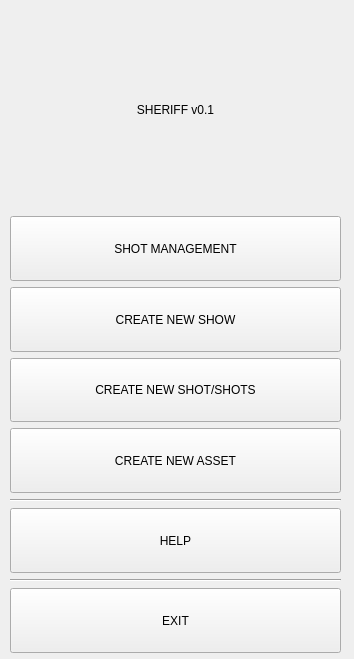
<?xml version="1.0" encoding="UTF-8"?>
<ui version="4.0">
 <class>SheriffLauncher</class>
 <widget class="QWidget" name="SheriffLauncher">
  <property name="geometry">
   <rect>
    <x>0</x>
    <y>0</y>
    <width>354</width>
    <height>659</height>
   </rect>
  </property>
  <property name="windowTitle">
   <string>Form</string>
  </property>
  <widget class="QWidget" name="">
   <property name="geometry">
    <rect>
     <x>10</x>
     <y>10</y>
     <width>331</width>
     <height>643</height>
    </rect>
   </property>
   <layout class="QVBoxLayout" name="verticalLayout">
    <item>
     <widget class="QLabel" name="lbl_sheriff">
      <property name="sizePolicy">
       <sizepolicy hsizetype="Preferred" vsizetype="Maximum">
        <horstretch>0</horstretch>
        <verstretch>0</verstretch>
       </sizepolicy>
      </property>
      <property name="minimumSize">
       <size>
        <width>0</width>
        <height>200</height>
       </size>
      </property>
      <property name="text">
       <string>SHERIFF v0.1</string>
      </property>
      <property name="alignment">
       <set>Qt::AlignCenter</set>
      </property>
     </widget>
    </item>
    <item>
     <widget class="QPushButton" name="btn_manage">
      <property name="sizePolicy">
       <sizepolicy hsizetype="Minimum" vsizetype="Preferred">
        <horstretch>0</horstretch>
        <verstretch>0</verstretch>
       </sizepolicy>
      </property>
      <property name="text">
       <string>SHOT MANAGEMENT</string>
      </property>
     </widget>
    </item>
    <item>
     <widget class="QPushButton" name="btn_new_show">
      <property name="sizePolicy">
       <sizepolicy hsizetype="Minimum" vsizetype="Preferred">
        <horstretch>0</horstretch>
        <verstretch>0</verstretch>
       </sizepolicy>
      </property>
      <property name="text">
       <string>CREATE NEW SHOW</string>
      </property>
     </widget>
    </item>
    <item>
     <widget class="QPushButton" name="btn_new_shot">
      <property name="sizePolicy">
       <sizepolicy hsizetype="Minimum" vsizetype="Preferred">
        <horstretch>0</horstretch>
        <verstretch>0</verstretch>
       </sizepolicy>
      </property>
      <property name="text">
       <string>CREATE NEW SHOT/SHOTS</string>
      </property>
     </widget>
    </item>
    <item>
     <widget class="QPushButton" name="btn_new_asset">
      <property name="sizePolicy">
       <sizepolicy hsizetype="Minimum" vsizetype="Preferred">
        <horstretch>0</horstretch>
        <verstretch>0</verstretch>
       </sizepolicy>
      </property>
      <property name="text">
       <string>CREATE NEW ASSET</string>
      </property>
     </widget>
    </item>
    <item>
     <widget class="Line" name="line">
      <property name="orientation">
       <enum>Qt::Horizontal</enum>
      </property>
     </widget>
    </item>
    <item>
     <widget class="QPushButton" name="btn_help">
      <property name="sizePolicy">
       <sizepolicy hsizetype="Minimum" vsizetype="Preferred">
        <horstretch>0</horstretch>
        <verstretch>0</verstretch>
       </sizepolicy>
      </property>
      <property name="text">
       <string>HELP</string>
      </property>
     </widget>
    </item>
    <item>
     <widget class="Line" name="line_2">
      <property name="orientation">
       <enum>Qt::Horizontal</enum>
      </property>
     </widget>
    </item>
    <item>
     <widget class="QPushButton" name="btn_exit">
      <property name="sizePolicy">
       <sizepolicy hsizetype="Minimum" vsizetype="Preferred">
        <horstretch>0</horstretch>
        <verstretch>0</verstretch>
       </sizepolicy>
      </property>
      <property name="text">
       <string>EXIT</string>
      </property>
     </widget>
    </item>
   </layout>
  </widget>
 </widget>
 <resources/>
 <connections/>
</ui>
